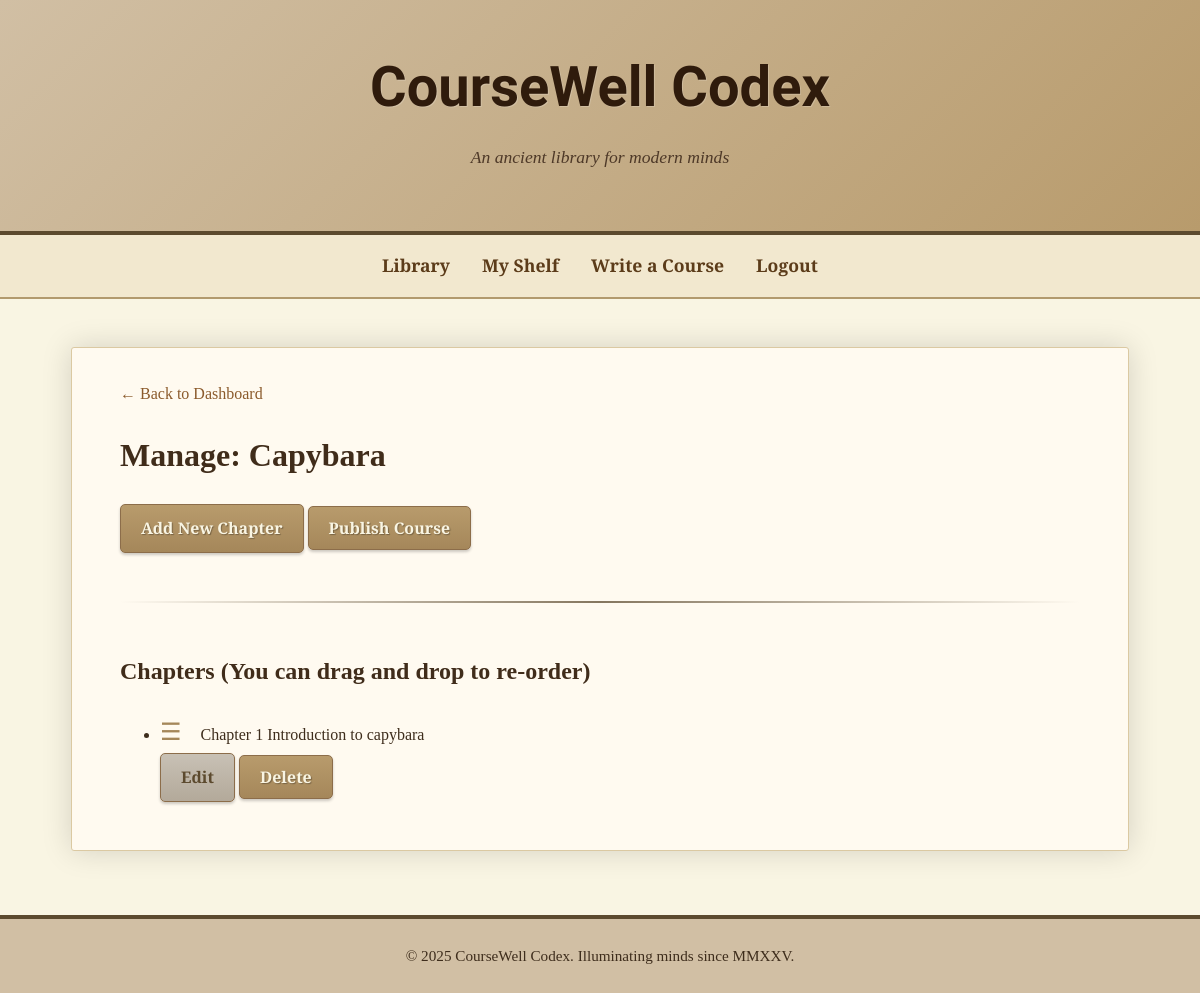
The app's page /course/65f08e8d-23a4-446a-9ad0-b9d91dc29f3a/manage (signed in) with its own data.
### app.py (models this page shows, shortened)
class Course(db.Model):
    id = db.Column(db.String(36), primary_key=True, default=lambda: str(uuid.uuid4()))
    title = db.Column(db.String(150), nullable=False)
    user_id = db.Column(db.Integer, db.ForeignKey('user.id'), nullable=False)
    is_published = db.Column(db.Boolean, nullable=False, default=False)
    enrollees = db.relationship('Enrollment', back_populates='course', lazy='dynamic', cascade="all, delete-orphan")
    lessons = db.relationship('Lesson', backref='course', lazy=True, cascade="all, delete-orphan", order_by="Lesson.chapter_number")
    reviews = db.relationship('Review', backref='course', lazy='dynamic')

class Lesson(db.Model):
    id = db.Column(db.String(36), primary_key=True, default=lambda: str(uuid.uuid4()))
    title = db.Column(db.String(150), nullable=False)
    raw_script = db.Column(db.Text, nullable=False)
    parsed_json = db.Column(db.Text, nullable=False)
    course_id = db.Column(db.String(36), db.ForeignKey('course.id'), nullable=False)
    chapter_number = db.Column(db.Integer, nullable=False)

### app.py (the view)
@app.route('/course/<string:course_id>/manage')
@login_required
def manage_course(course_id):
    course = Course.query.get_or_404(course_id)
    if course.creator.id != current_user.id: abort(403)
    return render_template('manage_course.html', course=course)

### app.py (called while the page is built)
@login_manager.user_loader
def load_user(user_id):
    return User.query.get(int(user_id))

### templates/manage_course.html (shortened to what this page needs)
{% extends "base.html" %}
{% block content %}
    <div class="page-header">
        <a href="{{ url_for('dashboard') }}" class="back-link">← Back to Dashboard</a>
        <h1>Manage: {{ course.title }}</h1>
    </div>
    <div class="course-management-actions">
        <a href="{{ url_for('add_chapter_page', course_id=course.id) }}" class="btn btn-primary">Add New Chapter</a>
         <form action="{{ url_for('toggle_publish_course', course_id=course.id) }}" method="post" style="display: inline;">
            {% if course.lessons %}
                {% if course.is_published %}
                    <button type="submit" class="btn btn-secondary">Unpublish Course</button>
                {% else %}
                    <button type="submit" class="btn btn-primary">Publish Course</button>
                {% endif %}
            {% else %}
                <button type="button" class="btn btn-secondary disabled" title="You must add at least one chapter before publishing.">Publish Course</button>
            {% endif %}
        </form>
    </div>
    <hr class="section-divider">
    <h2>Chapters <span class="drag-hint">(You can drag and drop to re-order)</span></h2>
    {% if course.lessons %}
        <ul id="chapter-list-sortable" class="chapter-list">
            {% for chapter in course.lessons %}
                <li class="chapter-item" data-id="{{ chapter.id }}">
                    <span class="drag-handle">☰</span>
                    <span class="chapter-number">Chapter {{ chapter.chapter_number }}</span>
                    <span class="chapter-title">{{ chapter.title }}</span>
                    <div class="chapter-actions">
                        <a href="{{ url_for('edit_chapter_page', lesson_id=chapter.id) }}" class="btn btn-secondary">Edit</a>
                        <form action="{{ url_for('delete_chapter', lesson_id=chapter.id) }}" method="post" style="display: inline;">
                            <button type="submit" class="btn btn-danger" onclick="return confirm('Are you sure you want to permanently delete this chapter? This action cannot be undone.');">
                                Delete
                            </button>
                        </form>
                    </div>
                </li>
            {% endfor %}
        </ul>
    {% else %}
        <p>This course has no chapters yet. Add your first one!</p>
    {% endif %}
{% endblock %}

### static/css/style.css (style rules this page uses)
body { margin: 0; padding: 0; font-family: 'Spectral', serif; background: #f9f5e3 url('https://www.transparenttextures.com/patterns/paper-fibers.png'); color: #3e2d1c; line-height: 1.7; }
h1, h2, h3, h4, h5, h6 { font-family: 'Palatino Linotype', 'Book Antiqua', Palatino, serif; color: #402c1a; }
a { color: #8b5a2b; text-decoration: none; }
hr.section-divider { border: 0; height: 2px; background-image: linear-gradient(to right, rgba(92, 74, 46, 0), rgba(92, 74, 46, 0.75), rgba(92, 74, 46, 0)); margin: 3rem 0; }
.btn, button[type="submit"] { font-family: 'Spectral', serif; font-weight: 600; background: linear-gradient(to bottom, #b89b6c, #a5875a); color: #f9f5e3; text-shadow: 1px 1px 1px rgba(0,0,0,0.3); padding: 10px 20px; border: 1px solid #8c6d4a; border-radius: 5px; cursor: pointer; font-size: 1rem; text-decoration: none; display: inline-block; box-shadow: 0 2px 3px rgba(0,0,0,0.2); transition: all 0.2s ease; }
.btn-secondary { background: linear-gradient(to bottom, #c8c1b5, #b3a99a); color: #5c4a2e; text-shadow: none; }
.btn-danger { background: linear-gradient(to bottom, #a96c6c, #8c4e4e); }
.drag-handle { cursor: grab; color: #a5875a; font-size: 24px; padding-right: 15px; user-select: none; }

### records on screen
Course: title "Capybara"
Lesson: chapter_number "1", title "Introduction to capybara"
